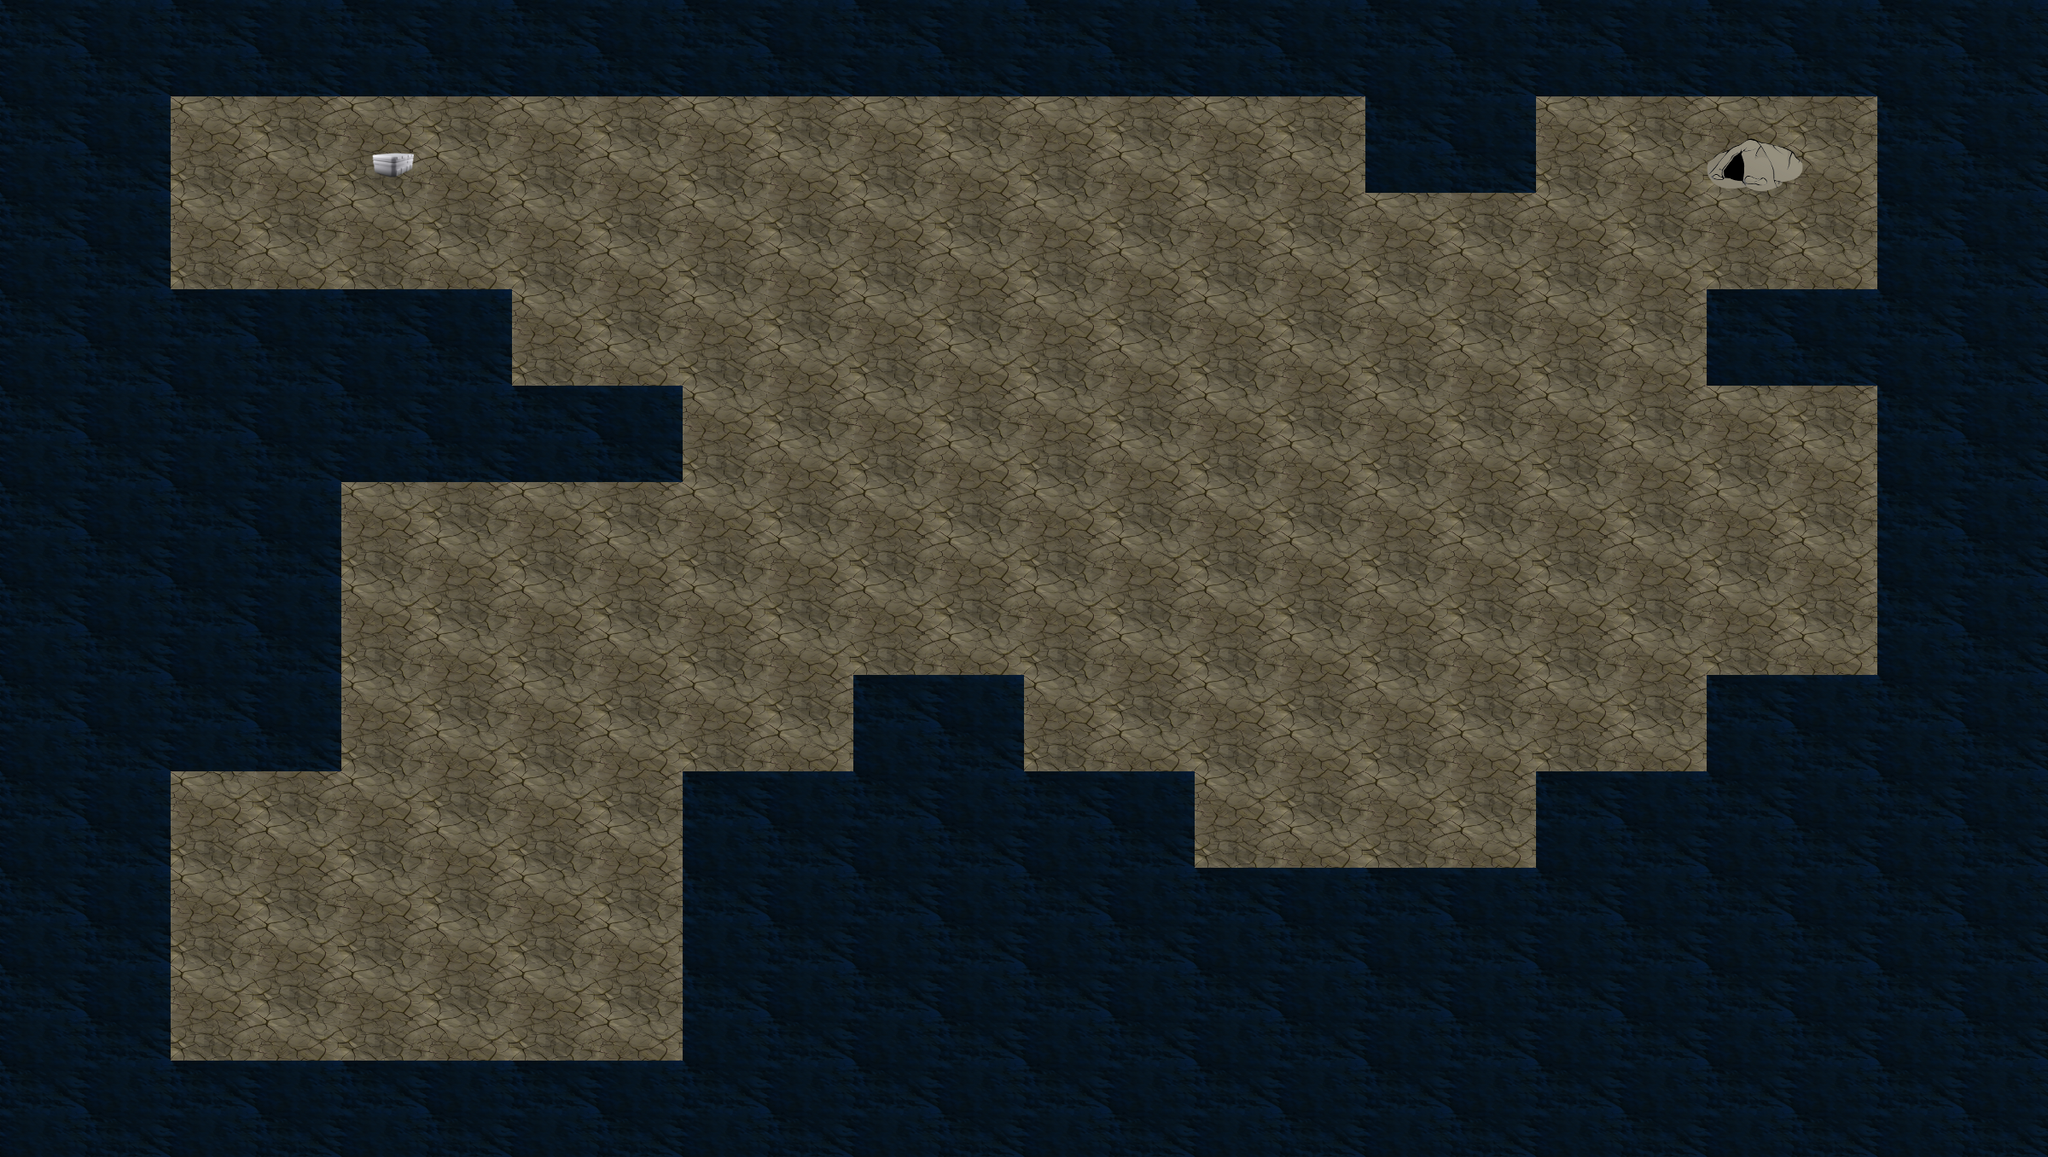

This is a level from a 2D game, rendered from its Tiled map with the project's own tilesets. A one-line summary and the complete map file follow:
An orthogonal 12x12 tile map with 200x113 px tiles, 2 tile layers (Base, Modifier), 2 tilesets and 6 objects (startmap0, FriendtheOldMan, Enemybutterfly, startmap2, endmap2, ...).

<map version="1.0" orientation="orthogonal" width="12" height="12" tilewidth="200" tileheight="113">
 <tileset firstgid="1" name="Base" tilewidth="200" tileheight="113">
  <image source="TileMapSeamless.png" width="400" height="113" />
  <tile id="0">
   <properties>
    <property name="isShootable" value="true" />
    <property name="isWalkable" value="false" />
   </properties>
  </tile>
  <tile id="1">
   <properties>
    <property name="isShootable" value="true" />
    <property name="isWalkable" value="true" />
   </properties>
  </tile>
 </tileset>
 <tileset firstgid="3" name="Modifiers" tilewidth="114" tileheight="64">
  <image source="modifierTiles.png" width="228" height="64" />
  <tile id="0">
   <properties>
    <property name="isShootable" value="false" />
    <property name="isWalkable" value="true" />
   </properties>
  </tile>
  <tile id="1">
   <properties>
    <property name="isShootable" value="false" />
    <property name="isWalkable" value="true" />
   </properties>
  </tile>
 </tileset>
 <layer name="Base" width="12" height="12">
  <data>
   <tile gid="1" />
   <tile gid="1" />
   <tile gid="1" />
   <tile gid="1" />
   <tile gid="1" />
   <tile gid="1" />
   <tile gid="1" />
   <tile gid="1" />
   <tile gid="1" />
   <tile gid="1" />
   <tile gid="1" />
   <tile gid="1" />
   <tile gid="1" />
   <tile gid="2" />
   <tile gid="2" />
   <tile gid="2" />
   <tile gid="2" />
   <tile gid="2" />
   <tile gid="2" />
   <tile gid="2" />
   <tile gid="1" />
   <tile gid="2" />
   <tile gid="2" />
   <tile gid="1" />
   <tile gid="1" />
   <tile gid="2" />
   <tile gid="2" />
   <tile gid="2" />
   <tile gid="2" />
   <tile gid="2" />
   <tile gid="2" />
   <tile gid="2" />
   <tile gid="2" />
   <tile gid="2" />
   <tile gid="2" />
   <tile gid="1" />
   <tile gid="1" />
   <tile gid="1" />
   <tile gid="1" />
   <tile gid="2" />
   <tile gid="2" />
   <tile gid="2" />
   <tile gid="2" />
   <tile gid="2" />
   <tile gid="2" />
   <tile gid="2" />
   <tile gid="1" />
   <tile gid="1" />
   <tile gid="1" />
   <tile gid="1" />
   <tile gid="1" />
   <tile gid="1" />
   <tile gid="2" />
   <tile gid="2" />
   <tile gid="2" />
   <tile gid="2" />
   <tile gid="2" />
   <tile gid="2" />
   <tile gid="2" />
   <tile gid="1" />
   <tile gid="1" />
   <tile gid="1" />
   <tile gid="2" />
   <tile gid="2" />
   <tile gid="2" />
   <tile gid="2" />
   <tile gid="2" />
   <tile gid="2" />
   <tile gid="2" />
   <tile gid="2" />
   <tile gid="2" />
   <tile gid="1" />
   <tile gid="1" />
   <tile gid="1" />
   <tile gid="2" />
   <tile gid="2" />
   <tile gid="2" />
   <tile gid="2" />
   <tile gid="2" />
   <tile gid="2" />
   <tile gid="2" />
   <tile gid="2" />
   <tile gid="2" />
   <tile gid="1" />
   <tile gid="1" />
   <tile gid="1" />
   <tile gid="2" />
   <tile gid="2" />
   <tile gid="2" />
   <tile gid="1" />
   <tile gid="2" />
   <tile gid="2" />
   <tile gid="2" />
   <tile gid="2" />
   <tile gid="1" />
   <tile gid="1" />
   <tile gid="1" />
   <tile gid="2" />
   <tile gid="2" />
   <tile gid="2" />
   <tile gid="1" />
   <tile gid="1" />
   <tile gid="1" />
   <tile gid="2" />
   <tile gid="2" />
   <tile gid="1" />
   <tile gid="1" />
   <tile gid="1" />
   <tile gid="1" />
   <tile gid="2" />
   <tile gid="2" />
   <tile gid="2" />
   <tile gid="1" />
   <tile gid="1" />
   <tile gid="1" />
   <tile gid="1" />
   <tile gid="1" />
   <tile gid="1" />
   <tile gid="1" />
   <tile gid="1" />
   <tile gid="1" />
   <tile gid="2" />
   <tile gid="2" />
   <tile gid="2" />
   <tile gid="1" />
   <tile gid="1" />
   <tile gid="1" />
   <tile gid="1" />
   <tile gid="1" />
   <tile gid="1" />
   <tile gid="1" />
   <tile gid="1" />
   <tile gid="1" />
   <tile gid="1" />
   <tile gid="1" />
   <tile gid="1" />
   <tile gid="1" />
   <tile gid="1" />
   <tile gid="1" />
   <tile gid="1" />
   <tile gid="1" />
   <tile gid="1" />
   <tile gid="1" />
   <tile gid="1" />
  </data>
 </layer>
 <layer name="Modifier" width="12" height="12">
  <data>
   <tile gid="0" />
   <tile gid="0" />
   <tile gid="0" />
   <tile gid="0" />
   <tile gid="0" />
   <tile gid="0" />
   <tile gid="0" />
   <tile gid="0" />
   <tile gid="0" />
   <tile gid="0" />
   <tile gid="0" />
   <tile gid="0" />
   <tile gid="0" />
   <tile gid="0" />
   <tile gid="4" />
   <tile gid="0" />
   <tile gid="0" />
   <tile gid="0" />
   <tile gid="0" />
   <tile gid="0" />
   <tile gid="0" />
   <tile gid="0" />
   <tile gid="3" />
   <tile gid="0" />
   <tile gid="0" />
   <tile gid="0" />
   <tile gid="0" />
   <tile gid="0" />
   <tile gid="0" />
   <tile gid="0" />
   <tile gid="0" />
   <tile gid="0" />
   <tile gid="0" />
   <tile gid="0" />
   <tile gid="0" />
   <tile gid="0" />
   <tile gid="0" />
   <tile gid="0" />
   <tile gid="0" />
   <tile gid="0" />
   <tile gid="0" />
   <tile gid="0" />
   <tile gid="0" />
   <tile gid="0" />
   <tile gid="0" />
   <tile gid="0" />
   <tile gid="0" />
   <tile gid="0" />
   <tile gid="0" />
   <tile gid="0" />
   <tile gid="0" />
   <tile gid="0" />
   <tile gid="0" />
   <tile gid="0" />
   <tile gid="0" />
   <tile gid="0" />
   <tile gid="0" />
   <tile gid="0" />
   <tile gid="0" />
   <tile gid="0" />
   <tile gid="0" />
   <tile gid="0" />
   <tile gid="0" />
   <tile gid="0" />
   <tile gid="0" />
   <tile gid="0" />
   <tile gid="0" />
   <tile gid="0" />
   <tile gid="0" />
   <tile gid="0" />
   <tile gid="0" />
   <tile gid="0" />
   <tile gid="0" />
   <tile gid="0" />
   <tile gid="0" />
   <tile gid="0" />
   <tile gid="0" />
   <tile gid="0" />
   <tile gid="0" />
   <tile gid="0" />
   <tile gid="0" />
   <tile gid="0" />
   <tile gid="0" />
   <tile gid="0" />
   <tile gid="0" />
   <tile gid="0" />
   <tile gid="0" />
   <tile gid="0" />
   <tile gid="0" />
   <tile gid="0" />
   <tile gid="0" />
   <tile gid="0" />
   <tile gid="0" />
   <tile gid="0" />
   <tile gid="0" />
   <tile gid="0" />
   <tile gid="0" />
   <tile gid="0" />
   <tile gid="0" />
   <tile gid="0" />
   <tile gid="0" />
   <tile gid="0" />
   <tile gid="0" />
   <tile gid="0" />
   <tile gid="0" />
   <tile gid="0" />
   <tile gid="0" />
   <tile gid="0" />
   <tile gid="0" />
   <tile gid="0" />
   <tile gid="0" />
   <tile gid="0" />
   <tile gid="0" />
   <tile gid="0" />
   <tile gid="0" />
   <tile gid="0" />
   <tile gid="0" />
   <tile gid="0" />
   <tile gid="0" />
   <tile gid="0" />
   <tile gid="0" />
   <tile gid="0" />
   <tile gid="0" />
   <tile gid="0" />
   <tile gid="0" />
   <tile gid="0" />
   <tile gid="0" />
   <tile gid="0" />
   <tile gid="0" />
   <tile gid="0" />
   <tile gid="0" />
   <tile gid="0" />
   <tile gid="0" />
   <tile gid="0" />
   <tile gid="0" />
   <tile gid="0" />
   <tile gid="0" />
   <tile gid="0" />
   <tile gid="0" />
   <tile gid="0" />
   <tile gid="0" />
   <tile gid="0" />
   <tile gid="0" />
   <tile gid="0" />
  </data>
 </layer>
 <objectgroup name="Spawn" width="12" height="12">
  <object name="startmap0" x="633" y="1119" width="46" height="37" />
  <object name="FriendtheOldMan" x="430" y="593" width="316" height="241" />
  <object name="Enemybutterfly" x="1234" y="454" width="718" height="419" />
  <object name="startmap2" x="1968" y="222" width="35" height="31" />
  <object name="endmap2" x="1998" y="166" width="117" height="59" />
  <object name="TestTrigger" x="436" y="177" width="48" height="29">
   <properties>
    <property name="ReactivateTime" value="30" />
    <property name="Type" value="TestTriggerObjective" />
   </properties>
  </object>
 </objectgroup>
</map>
